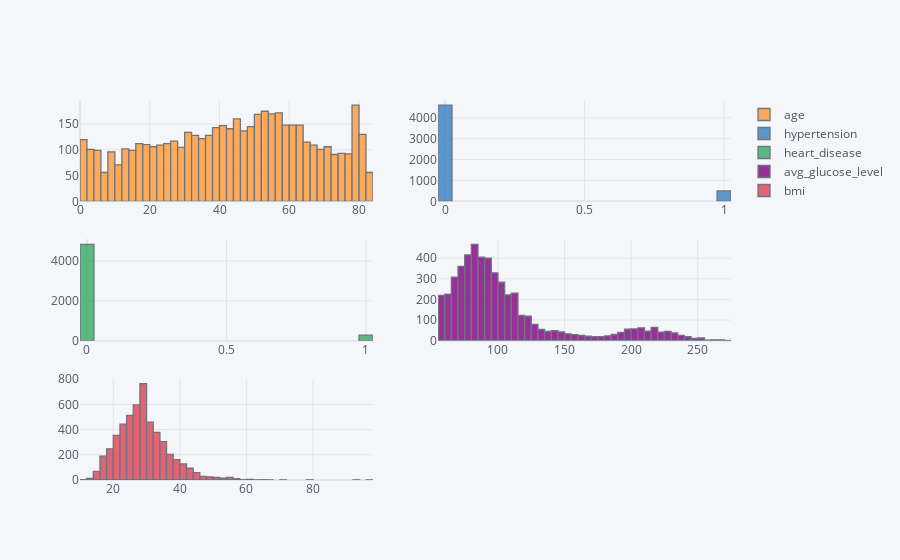

The notebook cell saved with this chart:
### Code cell
df[numerical].iplot(kind='histogram',subplots=True,bins=50)

### Figure 1 — Plotly figure (JSON) as saved in the notebook; plotly's stock layout.template omitted (floating-point values rounded to 4 significant figures; data arrays with more than 128 entries replaced by an {"elided": "..."} marker saying what was removed)
{"data": [{"histfunc": "count", "histnorm": "", "marker": {"color": "rgba(255, 153, 51, 1.0)", "line": {"color": "#4D5663", "width": 1.3}}, "name": "age", "nbinsx": 50, "opacity": 0.8, "orientation": "v", "type": "histogram", "x": {"elided": "5110 float values"}, "xaxis": "x", "yaxis": "y"}, {"histfunc": "count", "histnorm": "", "marker": {"color": "rgba(55, 128, 191, 1.0)", "line": {"color": "#4D5663", "width": 1.3}}, "name": "hypertension", "nbinsx": 50, "opacity": 0.8, "orientation": "v", "type": "histogram", "x": {"elided": "5110 int values"}, "xaxis": "x2", "yaxis": "y2"}, {"histfunc": "count", "histnorm": "", "marker": {"color": "rgba(50, 171, 96, 1.0)", "line": {"color": "#4D5663", "width": 1.3}}, "name": "heart_disease", "nbinsx": 50, "opacity": 0.8, "orientation": "v", "type": "histogram", "x": {"elided": "5110 int values"}, "xaxis": "x3", "yaxis": "y3"}, {"histfunc": "count", "histnorm": "", "marker": {"color": "rgba(128, 0, 128, 1.0)", "line": {"color": "#4D5663", "width": 1.3}}, "name": "avg_glucose_level", "nbinsx": 50, "opacity": 0.8, "orientation": "v", "type": "histogram", "x": {"elided": "5110 float values"}, "xaxis": "x4", "yaxis": "y4"}, {"histfunc": "count", "histnorm": "", "marker": {"color": "rgba(219, 64, 82, 1.0)", "line": {"color": "#4D5663", "width": 1.3}}, "name": "bmi", "nbinsx": 50, "opacity": 0.8, "orientation": "v", "type": "histogram", "x": {"elided": "5110 float values"}, "xaxis": "x5", "yaxis": "y5"}], "layout": {"barmode": "overlay", "legend": {"bgcolor": "#F5F6F9", "font": {"color": "#4D5663"}}, "paper_bgcolor": "#F5F6F9", "plot_bgcolor": "#F5F6F9", "title": {"font": {"color": "#4D5663"}}, "xaxis": {"anchor": "y", "domain": [0, 0.45], "gridcolor": "#E1E5ED", "showgrid": true, "tickfont": {"color": "#4D5663"}, "title": {"font": {"color": "#4D5663"}, "text": ""}, "zerolinecolor": "#E1E5ED"}, "xaxis2": {"anchor": "y2", "domain": [0.55, 1], "gridcolor": "#E1E5ED", "showgrid": true, "tickfont": {"color": "#4D5663"}, "title": {"font": {"color": "#4D5663"}, "text": ""}, "zerolinecolor": "#E1E5ED"}, "xaxis3": {"anchor": "y3", "domain": [0, 0.45], "gridcolor": "#E1E5ED", "showgrid": true, "tickfont": {"color": "#4D5663"}, "title": {"font": {"color": "#4D5663"}, "text": ""}, "zerolinecolor": "#E1E5ED"}, "xaxis4": {"anchor": "y4", "domain": [0.55, 1], "gridcolor": "#E1E5ED", "showgrid": true, "tickfont": {"color": "#4D5663"}, "title": {"font": {"color": "#4D5663"}, "text": ""}, "zerolinecolor": "#E1E5ED"}, "xaxis5": {"anchor": "y5", "domain": [0, 0.45], "gridcolor": "#E1E5ED", "showgrid": true, "tickfont": {"color": "#4D5663"}, "title": {"font": {"color": "#4D5663"}, "text": ""}, "zerolinecolor": "#E1E5ED"}, "yaxis": {"anchor": "x", "domain": [0.7333, 1], "gridcolor": "#E1E5ED", "showgrid": true, "tickfont": {"color": "#4D5663"}, "title": {"font": {"color": "#4D5663"}, "text": ""}, "zerolinecolor": "#E1E5ED"}, "yaxis2": {"anchor": "x2", "domain": [0.7333, 1], "gridcolor": "#E1E5ED", "showgrid": true, "tickfont": {"color": "#4D5663"}, "title": {"font": {"color": "#4D5663"}, "text": ""}, "zerolinecolor": "#E1E5ED"}, "yaxis3": {"anchor": "x3", "domain": [0.3667, 0.6333], "gridcolor": "#E1E5ED", "showgrid": true, "tickfont": {"color": "#4D5663"}, "title": {"font": {"color": "#4D5663"}, "text": ""}, "zerolinecolor": "#E1E5ED"}, "yaxis4": {"anchor": "x4", "domain": [0.3667, 0.6333], "gridcolor": "#E1E5ED", "showgrid": true, "tickfont": {"color": "#4D5663"}, "title": {"font": {"color": "#4D5663"}, "text": ""}, "zerolinecolor": "#E1E5ED"}, "yaxis5": {"anchor": "x5", "domain": [0, 0.2667], "gridcolor": "#E1E5ED", "showgrid": true, "tickfont": {"color": "#4D5663"}, "title": {"font": {"color": "#4D5663"}, "text": ""}, "zerolinecolor": "#E1E5ED"}}}
